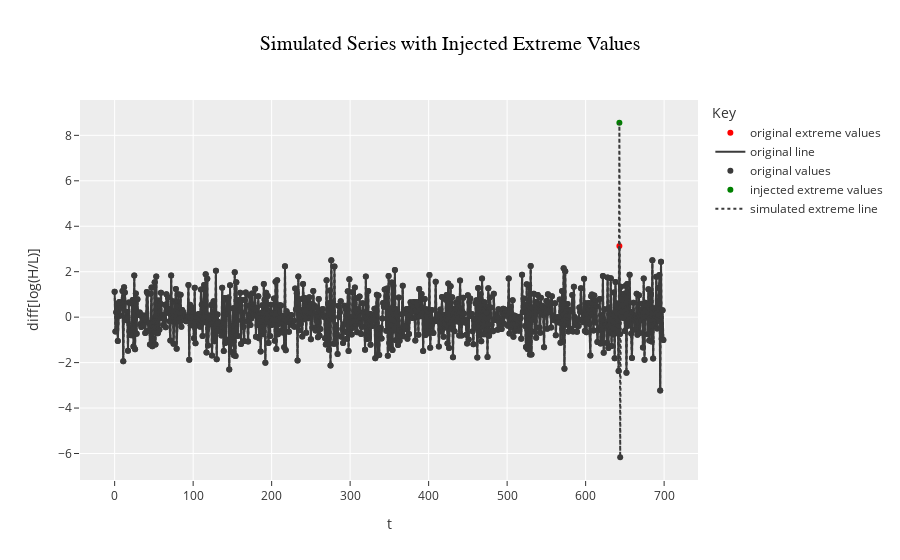

The notebook cell saved with this chart:
### Code cell
plot_extremes_compare(anom_df, x="t", y="data", y2="data_ext", color_col="max_flag_anomaly", differenced = True)

### Figure 1 — Plotly figure (JSON) as saved in the notebook; plotly's stock layout.template omitted (floating-point values rounded to 4 significant figures; data arrays with more than 128 entries replaced by an {"elided": "..."} marker saying what was removed)
{"data": [{"marker": {"color": "#3B3B3B"}, "mode": "markers", "showlegend": false, "type": "scatter", "x": {"elided": "699 int values"}, "y": {"elided": "699 float values"}}, {"marker": {"color": "red"}, "mode": "markers", "name": "original extreme values", "showlegend": true, "type": "scatter", "x": [643], "y": [3.136]}, {"line": {"color": "#3B3B3B"}, "mode": "lines", "name": "original line", "showlegend": true, "type": "scatter", "x": {"elided": "700 int values"}, "y": {"elided": "700 float values"}}, {"marker": {"color": "#3B3B3B"}, "mode": "markers", "name": "original values", "showlegend": true, "type": "scatter", "x": {"elided": "699 int values"}, "y": {"elided": "699 float values"}}, {"marker": {"color": "green"}, "mode": "markers", "name": "injected extreme values", "showlegend": true, "type": "scatter", "x": [643], "y": [8.555]}, {"line": {"color": "#3B3B3B", "dash": "dot"}, "mode": "lines", "name": "simulated extreme line", "showlegend": true, "type": "scatter", "x": {"elided": "700 int values"}, "y": {"elided": "700 float values"}}], "layout": {"legend": {"title": {"text": "Key"}}, "title": {"font": {"color": "black", "family": "Arial", "size": 20}, "text": "Simulated Series with Injected Extreme Values", "x": 0.5, "xanchor": "center"}, "xaxis": {"title": {"text": "t"}}, "yaxis": {"title": {"text": "diff[log(H/L)]"}}}}
